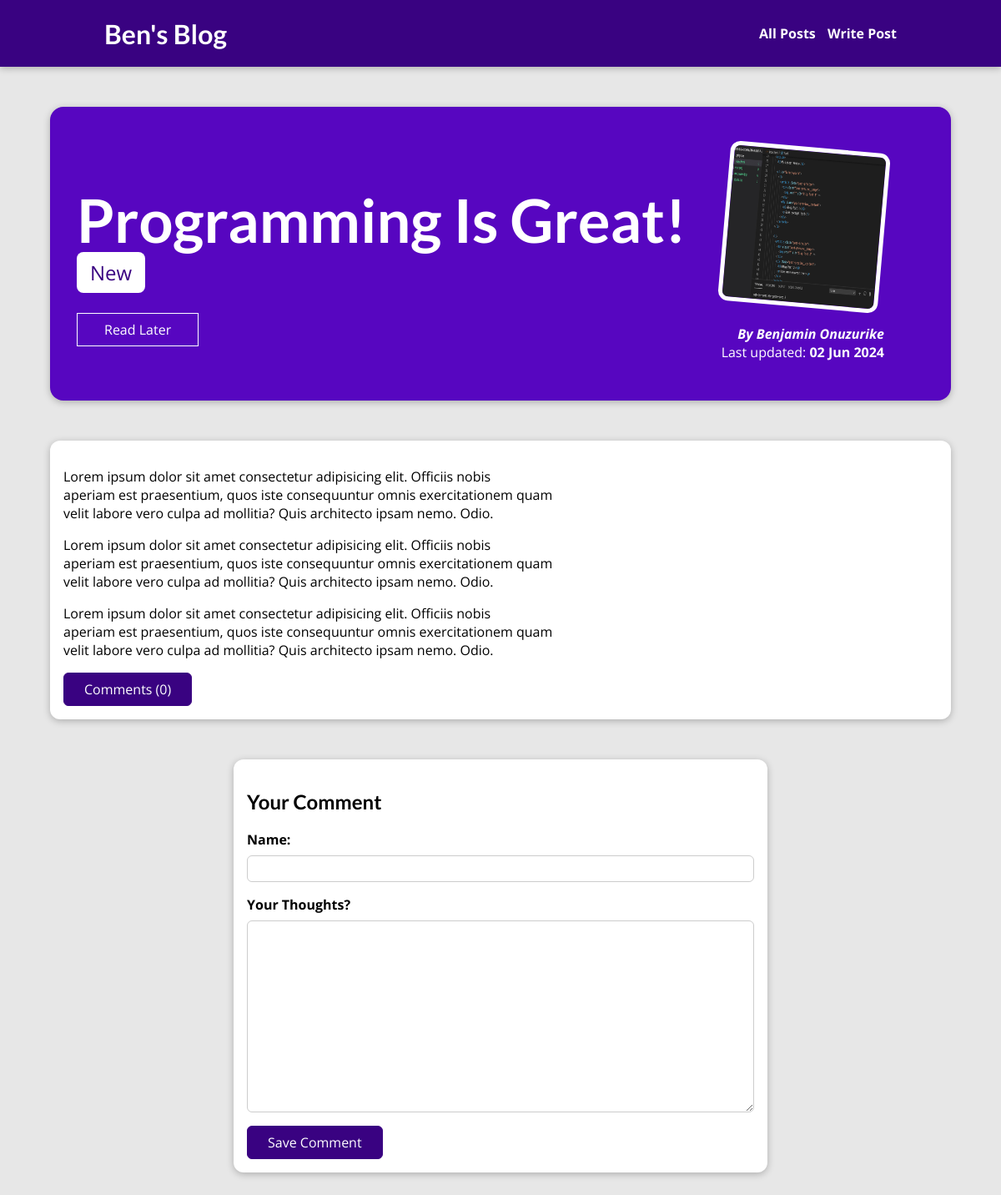
Page /posts/programming-is-great/ on the earlier database version.
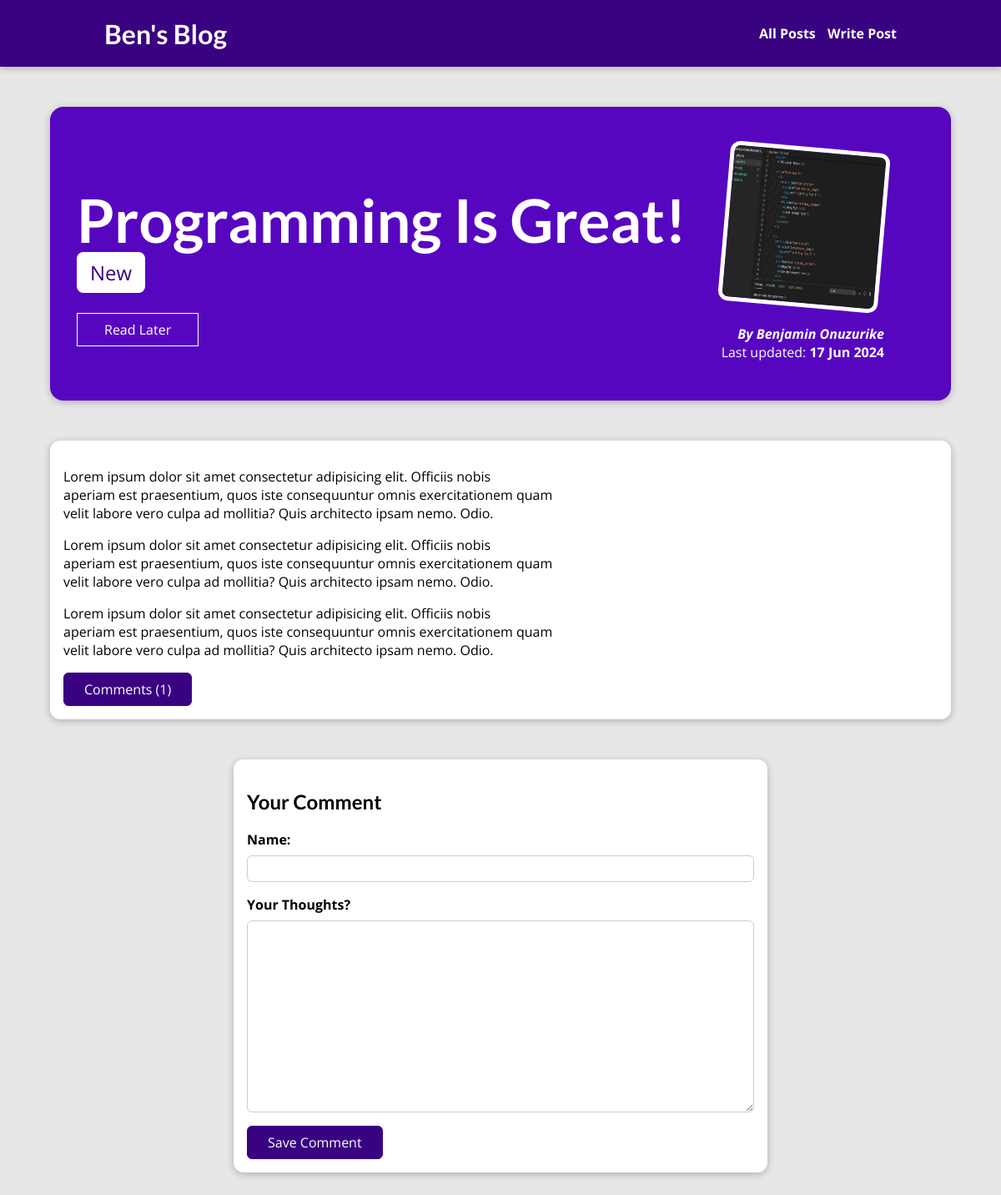
Same page on the later database version.
### blog/models.py (models this page shows, shortened)
class Post(models.Model):
    title = models.CharField(max_length=200)
    image_name = models.ImageField(upload_to='posts', null=True) # upload_to is the directory where the image will be saved, upload_to will handle file uploads
    excerpt = models.CharField(max_length=200)
    content = models.TextField(validators=[MinLengthValidator(10)])
    date = models.DateField(auto_now=True)
    slug = models.SlugField(max_length=200, unique=True, blank=True, null=False)
    author = models.ForeignKey(Author, on_delete=models.SET_NULL, null=True, related_name='posts') # one author can have many posts
    tag = models.ManyToManyField(Tag, related_name='tags') # one post can have many tags

class Tag(models.Model):
    caption = models.CharField(max_length=50)

class Author(models.Model):
    first_name = models.CharField(max_length=100)
    last_name = models.CharField(max_length=100)
    email = models.EmailField() # check documentation for more validation options
    def full_name(self):
        return f'{self.first_name} {self.last_name}'
    def __str__(self):
        return self.full_name()

### blog/views.py (the view)
# urls.py: path('posts/<slug:slug>/', views.PostDetailView.as_view(), name='post_detail_page'),
class PostDetailView(View):
    model = Post
    template_name = 'blog/post-detail.html'
    context_object_name = 'post'
    def get(self, request, slug):
        identified_post = Post.objects.get(slug=slug)
        comments = Comment.objects.filter(post=identified_post)
        context = {
            'post': identified_post,
            'comments': comments,
            'comment_form': CommentForm(),
            'post_tags': identified_post.tag.all(),
            'count' : comments.count()
        }
        return render(request, self.template_name, context)
    def post(self, request, slug):
        '''Once the form is submitted, it will run this method and the slug will be part of the url. It's specified in the action attribute of the form in the template. '''
        commentForm = CommentForm(request.POST)
        identified_post = Post.objects.get(slug=slug)
        if commentForm.is_valid():
            comment = commentForm.save(commit=False) # We create a new object without saving it to the database
            comment.post = identified_post
            commentForm.save() # It's a model form, so it saves the data to the database. You don't have to create a new object.
            return HttpResponseRedirect(reverse('post_detail_page', args=[slug]))
        comments = Comment.objects.filter(post=identified_post).order_by('-date')
        context = {
            'post': identified_post,
            'comments': comments,
            'comment_form': commentForm, # It will display the form with the errors
            'post_tags': identified_post.tag.all(),
            'count' : comments.count()
        }
        return render(request, self.template_name, context)

### blog/forms.py
class CommentForm(forms.ModelForm):
    class Meta:
        model = Comment
        exclude = ['post']
        labels = {'user_name' : 'Your Name', 'body': 'Your Thoughts?'}

### blog/templates/blog/post-detail.html (shortened to what this page needs)
{% extends 'base.html' %}
{% load static %}
{% block css_files %}
    <link rel="stylesheet" href="{% static 'blog/post-detail.css' %}">
{% endblock %}
{% block content %}
    <section id="summary">
        <h2>{{ post.title|title }}</h2>
        <div>
            {% for tag in post_tags %}
                <span class="tags">{{ tag.caption }}</span>
            {% endfor %}
        </div>
        <div id="read-later">
            <form action="/posts/read-later/" method="POST">
                <button>Read Later</button>
            </form>
        </div>
        <article>
            <img src="{{ post.image_name.url }}" alt="{{ post.title }}">
            <address>
                By <a href="mailto:{{ post.author.email }}">{{ post.author }}</a>
            </address>
            <div>
                Last updated: <time>{{ post.date|date:"d M Y" }}</time>
            </div>
        </article>
    </section>
    <main>
        <p>{{ post.content|linebreaks }}</p>
        <div id="comment-btn">
            <button>Comments ({{ count }})</button>
        </div>
    </main>
    <section id="comment-form">
        <h2>Your Comment</h2>
        <form action="{% url 'post_detail_page' post.slug %}" method="POST" >
            {% for form_field in comment_form %}
                <div class="form-control {% if form_field.errors %} invalid {% endif %}">
                    {{ form_field.label_tag }}
                    {{ form_field }}
                </div>
            {% endfor %}
            <button>Save Comment</button>
        </form>
    </section>
{% endblock content %}

### templates/base.html (shortened to what this page needs)
{% load static %}
<!DOCTYPE html>
<html lang="en">
    <head>
        <link rel="stylesheet" href="{% static 'styles.css' %}">
        {% block css_files %}{% endblock %}
    </head>
    <body>
        <header id="main-navigation">
            <h1><a href="{% url 'starting_page' %}">Ben's Blog</a></h1>
            <nav>
               <a href="{% url 'posts_page' %}" style="margin: 5px;">All Posts</a>
               <a href="{% url 'create_post' %}" style="margin: 5px;">Write Post</a>
            </nav>
        </header>
        {% block content %}{% endblock %}
    </body>
</html>

### static/styles.css (style rules this page uses)
* { box-sizing: border-box; }
html { font-family: 'Open Sans', 'Lato', sans-serif; }
body { margin: 0; }
h1, h2, h3 { font-family: 'Lato', sans-serif; font-weight: bold; }
#main-navigation { width: 100%; height: 5rem; display: flex; justify-content: space-between; align-items: center; padding: 0 10%; position: absolute; top: 0; left: 0; }
#main-navigation a { text-decoration: none; color: white; font-weight: bold; margin: 5px; }

### blog/static/blog/post-detail.css (style rules this page uses)
body { background-color: #e7e7e7; }
#main-navigation { background-color: #390281; box-shadow: 0 2px 8px rgba(0, 0, 0, 0.25); }
#summary { margin: 8rem auto 3rem auto; padding: 2rem; width: 90%; max-width: 90rem; border-radius: 16px; background-color: #5706c0; position: relative; box-shadow: 0 2px 8px rgba(0, 0, 0, 0.25); height: 22rem; }
#summary h2 { color: white; font-size: 4.5rem; margin-bottom: 0.25rem; }
.tags { background-color: white; color : #390281; font-size: 1.5rem; border-radius: 8px; padding: 0.5rem 1rem; }
#summary article { position: absolute; top: 2rem; right: 3rem; padding: 1rem 2rem; border-radius: 12px; text-align: right; color: white; }
#summary article img { width: 12rem; height: 12rem; border-radius: 12px; transform: rotateZ(5deg); border: 5px solid white; margin-bottom: 1rem; }
#summary address { font-weight: bold; }
#summary a { color : white; text-decoration: none; }
#summary time { font-weight: bold; }
main { width: 90%; max-width: 90rem; margin: 3rem auto; background-color: white; padding: 1rem; border-radius: 12px; box-shadow: 0 2px 8px rgba(0, 0, 0, 0.25); }
#comment-form { margin: 3rem auto; width: 90%; max-width: 40rem; border-radius: 12px; background-color: white; box-shadow: 0 2px 8px rgba(0, 0, 0, 0.25); padding: 1rem; }
#comment-form button, #comment-btn button, #close-comment { font: inherit; background-color: #390281; color: white; border: 1px solid #390281; padding: 0.5rem 1.5rem; border-radius: 6px; cursor: pointer; }
.form-control { margin-bottom: 1rem; }
.form-control label { font-weight: bold; margin-bottom: 0.5rem; display: block; }
.form-control input, .form-control textarea { display: block; width: 100%; font: inherit; padding: 0.25rem; border-radius: 6px; border: 1px solid #ccc; }
#read-later { margin: 2rem 0; }
#read-later button { background-color: transparent; border: 1px solid white; padding: 0.5rem 2rem; font: inherit; color: white; cursor: pointer; }

Differences in the rows shown:
changed Post "Programming Is Great!": date "02 Jun 2024" → "17 Jun 2024"
Other differences:
{{ count }}: "0" → "1"
